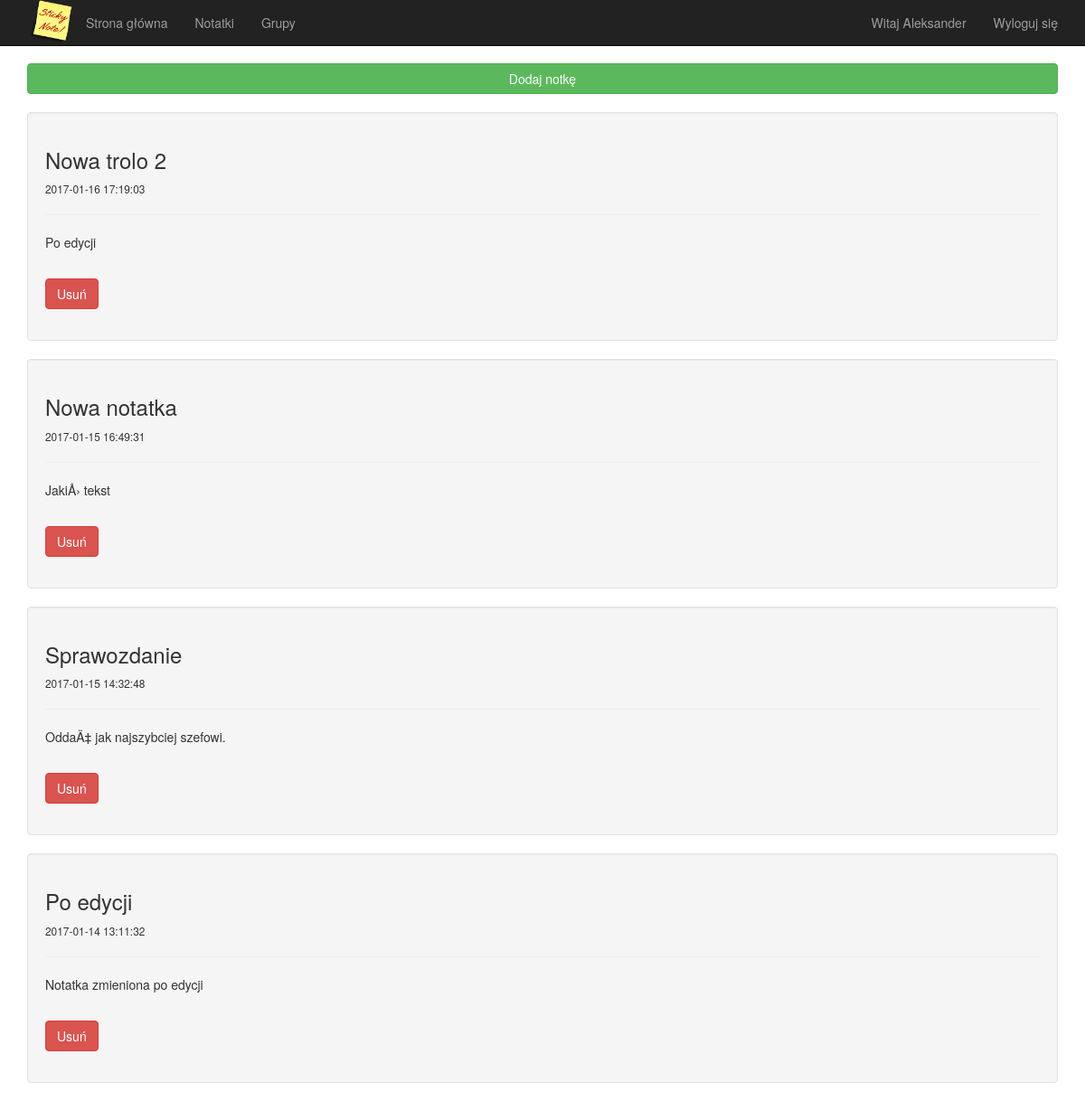
Screenshot of /shares/show (signed in) with the database file from the repository.
### tables this page shows
CREATE TABLE `shares` (
  `id` int(11) NOT NULL,
  `user_id` int(11) NOT NULL,
  `group_id` int(11) NOT NULL,
  `title` varchar(255) NOT NULL,
  `body` text NOT NULL,
  `create_date` datetime NOT NULL DEFAULT CURRENT_TIMESTAMP
);

### classes/Bootstrap.php (called while the page is built)
<?php
class Bootstrap{
	private $controller;
	private $action;
	private $request;
	public function __construct($request){
		$this->request = $request;
		if($this->request['controller'] == ""){
			$this->controller = 'home';
			} else {
				$this->controller = $this->request['controller'];
			}
			if($this->request['action'] == ""){
				$this->action='index';
			}else{
				$this->action = $this->request['action'];
			}
		}
		public function createController(){
			if(class_exists($this->controller)){
				$parents= class_parents($this->controller);
				if(in_array("Controller", $parents)){
					if(method_exists($this->controller, $this->action)){
						return new $this->controller($this->action, $this->request);
					}else{
						echo '<h1>Method does not exist</h1>';
						return;
					}
				}else{
						echo '<h1>Base Controller does not found</h1>';
						return;
				}
			}else{
						echo '<h1>Controller Class does not exist</h1>';
						return;
			}
		}
	}

### controlers/shares.php (called while the page is built, shortened)
<?php
class Shares extends Controller{
	protected function show(){
		$viewmodel = new ShareModel();
		$this->ReturnView($viewmodel->show(),true);
	}
}

### classes/Model.php (called while the page is built, shortened)
<?php
abstract class Model{
	protected $dbh;
	protected $stmt;
	public function __construct(){
		$this->dbh = new PDO("mysql:host=".DB_HOST.";dbname=".DB_NAME,DB_USER,DB_PASS);
	}
	public function query($query){
		$this->stmt = $this->dbh->prepare($query);
	}
	public function bind($param,$value,$type = null){
		if(is_null($type)){
			switch(true){
					default:
					$type = PDO::PARAM_STR;
			}
		}
		$this->stmt->bindValue($param,$value,$type);
	}
	public function execute(){
		$this->stmt->execute();
	}
	public function resultSet(){
		$this->execute();
		return $this->stmt->fetchAll(PDO::FETCH_ASSOC);
	}
}

### models/share.php (called while the page is built, shortened)
<?php
class ShareModel extends Model{
	public function show(){
		$this->query('SELECT * FROM shares WHERE user_id = :id ORDER BY create_date DESC');
		$this->bind(':id',$_SESSION['user_date']['id']);
		$rows = $this->resultSet();
		return $rows;
	}
}

### views/shares/show.php (the view)
<div class = "container">
<br>
	<?php if(isset($_SESSION['is_logged_in']))	: ?>
	<a class="btn btn-success btn-share center-block" href="<?php echo ROOT_PATH; ?>shares/add">Dodaj notkę</a>
	<br>
	<?php endif; ?>
	<?php foreach ($viewmodel as $item) : ?>
		<div class="well">
			<div class = "form-group">
				<h3><?php echo $item['title']; ?></h3>
				<small><?php echo $item['create_date']; ?></small>
				<hr />
				<p><?php echo $item['body']; ?></p>
				<br />
					<form method="post" action="<?php $_SERVER['PHP_SELF']; ?>">
						<input class="btn btn-danger" name="usun" type="submit" value="Usuń" id="<?php echo $item['id']; ?>"/>
					</form>
				</div>
		</div>
	<?php endforeach; ?>
</div>

### index.php (shortened to what this page needs)
<?php
require('classes/Bootstrap.php');
require('classes/Controller.php');
require('classes/Model.php');
require('controlers/shares.php');
require('models/share.php');
$bootstrap = new Bootstrap($_GET);
$controller = $bootstrap->createController();
if($controller){
	$controller->executeAction();
}

### classes/Controller.php (shortened to what this page needs)
<?php
abstract class Controller{
	protected $action;
	public function __construct($action,$request){
		$this->action = $action;
	}
	public function executeAction(){
		return $this->{$this->action}();
	}
	protected function returnView($viewmodel, $fullview){
		$view = 'views/'. get_class($this). '/' . $this->action. '.php';
		if($fullview){
			require('views/main.php');
		}else {
			require($view);
		}
	}
}

### views/main.php (shortened to what this page needs)
<html>
<head>
	<link href="<?php echo ROOT_URL; ?>assets/css/bootstrap.css" rel="stylesheet" >
	<link href="<?php echo ROOT_URL; ?>assets/css/style.css" rel="stylesheet" >
		<link href="<?php echo ROOT_URL; ?>assets/css/style.css" rel="stylesheet" >
<link rel="stylesheet" href="https://maxcdn.bootstrapcdn.com/bootstrap/3.3.7/css/bootstrap.min.css">
</head>
<body>
<nav id="mainNav" class="navbar navbar-inverse navbar-fixed-top">
      <div class="container">
        <div class="navbar-header">
          <img src="<?php echo ROOT_URL; ?>logo.png" width="50px" />
        </div>
        <div id="navbar" class="collapse navbar-collapse">
          <ul class="nav navbar-nav">
            <li><a href="<?php echo ROOT_URL; ?>">Strona główna</a></li>
        <?php if(isset($_SESSION['is_logged_in']))	: ?>
            <li><a href="<?php echo ROOT_URL; ?>shares">Notatki</a></li>
            <li><a href="<?php echo ROOT_URL; ?>groups">Grupy</a></li>
        <?php endif; ?>
          </ul>
          <ul class="nav navbar-nav navbar-right">
          	<?php if(isset($_SESSION['is_logged_in']))	: ?>
          		<li><a href="<?php echo ROOT_URL; ?>">Witaj <?php echo $_SESSION['user_date']['name']; ?></a></li>
            	<li><a href="<?php echo ROOT_URL; ?>users/logout">Wyloguj się</a></li>
          	<?php else : ?>
            	<li><a href="<?php echo ROOT_URL; ?>users/login">Zaloguj się</a></li>
            	<li><a href="<?php echo ROOT_URL; ?>users/register">Załóż konto</a></li>
        	<?php endif; ?>
          </ul>
        </div>
      </div>
    </nav>
		<?php require($view); ?>
</body>
</html>

### assets/css/style.css (style rules this page uses)
.btn-share { margin-bottom:40px; }
html, body { width: 100%; height: 100%; }
body { font-family: "Source Sans Pro","Helvetica Neue",Helvetica,Arial,sans-serif; }

### rows the page displays
shares: title "Nowa trolo 2", create_date "2017-01-16 17:19:03", body "Po edycji"
shares: title "Nowa notatka", create_date "2017-01-15 16:49:31", body "JakiÅ› tekst"
shares: title "Sprawozdanie", create_date "2017-01-15 14:32:48", body "OddaÄ‡ jak najszybciej szefowi."
shares: title "Po edycji", create_date "2017-01-14 13:11:32", body "Notatka zmieniona po edycji"

### other values shown
$_SESSION['user_date']['name'] "Aleksander"
